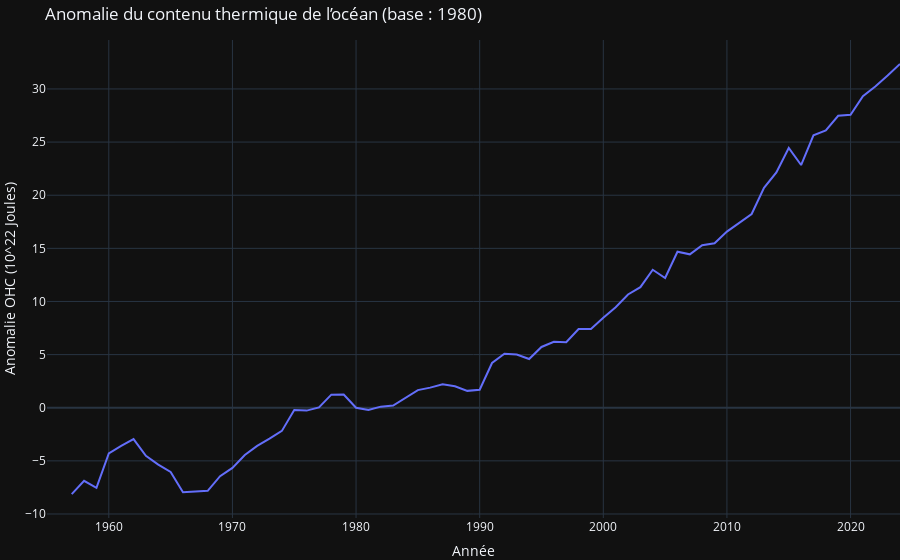

The cell this chart's notebook holds for it:
### Code cell
import plotly.express as px

# Copier pour éviter de modifier df original
df_anom = df.copy()

# Choisir une source de référence (ex : NOAA)
baseline = df_anom[df_anom["Year"] == 1980]["ocean_heat_content_noaa_2000m"].iloc[0]

# Calcul de l’anomalie
df_anom["OHC_Anomaly"] = df_anom["ocean_heat_content_noaa_2000m"] - baseline

# Figure
fig = px.line(
    df_anom,
    x="Year",
    y="OHC_Anomaly",
    title="Anomalie du contenu thermique de l’océan (base : 1980)",
    labels={
        "Year": "Année",
        "OHC_Anomaly": "Anomalie OHC (10^22 Joules)"
    }
)

fig.update_layout(
    margin={"r":0, "t":40, "l":0, "b":0}
)

fig.show()

### Figure 1 — Plotly figure (JSON) as saved in the notebook; plotly's stock layout.template omitted (floating-point values rounded to 4 significant figures)
{"data": [{"hovertemplate": "Année=%{x}<br>Anomalie OHC (10^22 Joules)=%{y}<extra></extra>", "legendgroup": "", "line": {"color": "#636efa", "dash": "solid"}, "marker": {"symbol": "circle"}, "mode": "lines", "name": "", "orientation": "v", "showlegend": false, "x": [1955, 1956, 1957, 1958, 1959, 1960, 1961, 1962, 1963, 1964, 1965, 1966, 1967, 1968, 1969, 1970, 1971, 1972, 1973, 1974, 1975, 1976, 1977, 1978, 1979, 1980, 1981, 1982, 1983, 1984, 1985, 1986, 1987, 1988, 1989, 1990, 1991, 1992, 1993, 1994, 1995, 1996, 1997, 1998, 1999, 2000, 2001, 2002, 2003, 2004, 2005, 2006, 2007, 2008, 2009, 2010, 2011, 2012, 2013, 2014, 2015, 2016, 2017, 2018, 2019, 2020, 2021, 2022, 2023, 2024], "xaxis": "x", "y": [NaN, NaN, -8.127, -6.883, -7.537, -4.303, -3.586, -2.945, -4.521, -5.345, -6.042, -7.946, -7.883, -7.815, -6.444, -5.662, -4.451, -3.594, -2.911, -2.178, -0.222, -0.269, 0.033, 1.232, 1.244, 0.0, -0.207, 0.103, 0.202, 0.966, 1.657, 1.894, 2.199, 2.02, 1.588, 1.693, 4.212, 5.075, 5.016, 4.585, 5.719, 6.209, 6.172, 7.409, 7.41, 8.462, 9.46, 10.66, 11.35, 12.98, 12.21, 14.68, 14.44, 15.3, 15.47, 16.58, 17.44, 18.23, 20.69, 22.15, 24.44, 22.84, 25.63, 26.1, 27.48, 27.57, 29.32, 30.23, 31.26, 32.36], "yaxis": "y", "type": "scatter"}], "layout": {"xaxis": {"anchor": "y", "domain": [0.0, 1.0], "title": {"text": "Année"}}, "yaxis": {"anchor": "x", "domain": [0.0, 1.0], "title": {"text": "Anomalie OHC (10^22 Joules)"}}, "legend": {"tracegroupgap": 0}, "title": {"text": "Anomalie du contenu thermique de l’océan (base : 1980)"}, "margin": {"r": 0, "t": 40, "l": 0, "b": 0}}}
